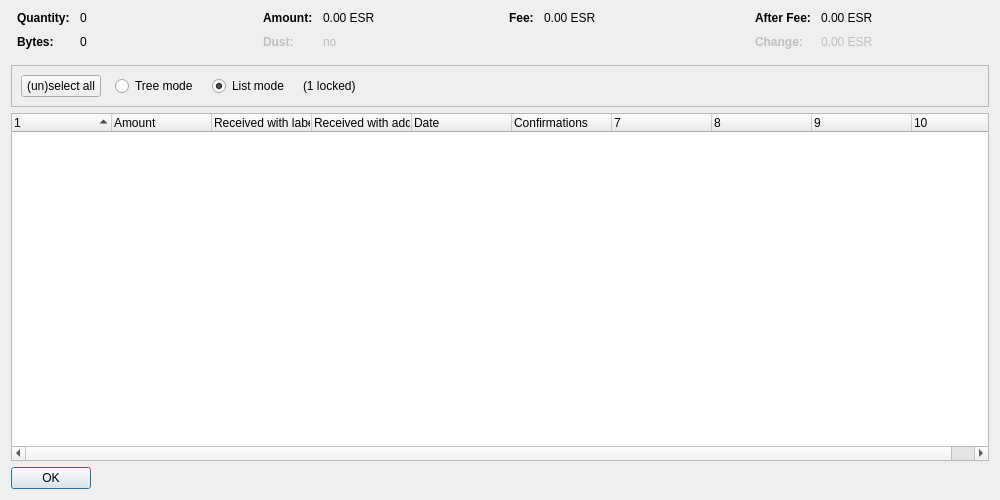
<?xml version="1.0" encoding="UTF-8"?>
<ui version="4.0">
 <class>CoinControlDialog</class>
 <widget class="QDialog" name="CoinControlDialog">
  <property name="geometry">
   <rect>
    <x>0</x>
    <y>0</y>
    <width>1000</width>
    <height>500</height>
   </rect>
  </property>
  <property name="windowTitle">
   <string>Coin Selection</string>
  </property>
  <layout class="QVBoxLayout" name="verticalLayout">
   <item>
    <layout class="QHBoxLayout" name="horizontalLayoutTop" stretch="0,0,0,0">
     <property name="topMargin">
      <number>0</number>
     </property>
     <property name="bottomMargin">
      <number>10</number>
     </property>
     <item>
      <layout class="QFormLayout" name="formLayoutCoinControl1">
       <property name="horizontalSpacing">
        <number>10</number>
       </property>
       <property name="verticalSpacing">
        <number>10</number>
       </property>
       <property name="leftMargin">
        <number>6</number>
       </property>
       <property name="rightMargin">
        <number>6</number>
       </property>
       <item row="0" column="0">
        <widget class="QLabel" name="labelCoinControlQuantityText">
         <property name="font">
          <font>
           <weight>75</weight>
           <bold>true</bold>
          </font>
         </property>
         <property name="text">
          <string>Quantity:</string>
         </property>
        </widget>
       </item>
       <item row="0" column="1">
        <widget class="QLabel" name="labelCoinControlQuantity">
         <property name="cursor">
          <cursorShape>IBeamCursor</cursorShape>
         </property>
         <property name="contextMenuPolicy">
          <enum>Qt::ActionsContextMenu</enum>
         </property>
         <property name="text">
          <string notr="true">0</string>
         </property>
         <property name="textInteractionFlags">
          <set>Qt::LinksAccessibleByMouse|Qt::TextSelectableByKeyboard|Qt::TextSelectableByMouse</set>
         </property>
        </widget>
       </item>
       <item row="1" column="0">
        <widget class="QLabel" name="labelCoinControlBytesText">
         <property name="font">
          <font>
           <weight>75</weight>
           <bold>true</bold>
          </font>
         </property>
         <property name="text">
          <string>Bytes:</string>
         </property>
        </widget>
       </item>
       <item row="1" column="1">
        <widget class="QLabel" name="labelCoinControlBytes">
         <property name="cursor">
          <cursorShape>IBeamCursor</cursorShape>
         </property>
         <property name="contextMenuPolicy">
          <enum>Qt::ActionsContextMenu</enum>
         </property>
         <property name="text">
          <string notr="true">0</string>
         </property>
         <property name="textInteractionFlags">
          <set>Qt::LinksAccessibleByMouse|Qt::TextSelectableByKeyboard|Qt::TextSelectableByMouse</set>
         </property>
        </widget>
       </item>
      </layout>
     </item>
     <item>
      <layout class="QFormLayout" name="formLayoutCoinControl2">
       <property name="horizontalSpacing">
        <number>10</number>
       </property>
       <property name="verticalSpacing">
        <number>10</number>
       </property>
       <property name="leftMargin">
        <number>6</number>
       </property>
       <property name="rightMargin">
        <number>6</number>
       </property>
       <item row="0" column="0">
        <widget class="QLabel" name="labelCoinControlAmountText">
         <property name="font">
          <font>
           <weight>75</weight>
           <bold>true</bold>
          </font>
         </property>
         <property name="text">
          <string>Amount:</string>
         </property>
        </widget>
       </item>
       <item row="0" column="1">
        <widget class="QLabel" name="labelCoinControlAmount">
         <property name="cursor">
          <cursorShape>IBeamCursor</cursorShape>
         </property>
         <property name="contextMenuPolicy">
          <enum>Qt::ActionsContextMenu</enum>
         </property>
         <property name="text">
          <string notr="true">0.00 ESR</string>
         </property>
         <property name="textInteractionFlags">
          <set>Qt::LinksAccessibleByMouse|Qt::TextSelectableByKeyboard|Qt::TextSelectableByMouse</set>
         </property>
        </widget>
       </item>
       <item row="1" column="0">
        <widget class="QLabel" name="labelCoinControlLowOutputText">
         <property name="enabled">
          <bool>false</bool>
         </property>
         <property name="font">
          <font>
           <weight>75</weight>
           <bold>true</bold>
          </font>
         </property>
         <property name="text">
          <string>Dust:</string>
         </property>
        </widget>
       </item>
       <item row="1" column="1">
        <widget class="QLabel" name="labelCoinControlLowOutput">
         <property name="enabled">
          <bool>false</bool>
         </property>
         <property name="cursor">
          <cursorShape>IBeamCursor</cursorShape>
         </property>
         <property name="contextMenuPolicy">
          <enum>Qt::ActionsContextMenu</enum>
         </property>
         <property name="text">
          <string notr="true">no</string>
         </property>
         <property name="textInteractionFlags">
          <set>Qt::LinksAccessibleByMouse|Qt::TextSelectableByKeyboard|Qt::TextSelectableByMouse</set>
         </property>
        </widget>
       </item>
      </layout>
     </item>
     <item>
      <layout class="QFormLayout" name="formLayoutCoinControl3">
       <property name="horizontalSpacing">
        <number>10</number>
       </property>
       <property name="verticalSpacing">
        <number>10</number>
       </property>
       <property name="leftMargin">
        <number>6</number>
       </property>
       <property name="rightMargin">
        <number>6</number>
       </property>
       <item row="0" column="0">
        <widget class="QLabel" name="labelCoinControlFeeText">
         <property name="font">
          <font>
           <weight>75</weight>
           <bold>true</bold>
          </font>
         </property>
         <property name="text">
          <string>Fee:</string>
         </property>
        </widget>
       </item>
       <item row="0" column="1">
        <widget class="QLabel" name="labelCoinControlFee">
         <property name="cursor">
          <cursorShape>IBeamCursor</cursorShape>
         </property>
         <property name="contextMenuPolicy">
          <enum>Qt::ActionsContextMenu</enum>
         </property>
         <property name="text">
          <string notr="true">0.00 ESR</string>
         </property>
         <property name="textInteractionFlags">
          <set>Qt::LinksAccessibleByMouse|Qt::TextSelectableByKeyboard|Qt::TextSelectableByMouse</set>
         </property>
        </widget>
       </item>
      </layout>
     </item>
     <item>
      <layout class="QFormLayout" name="formLayoutCoinControl4">
       <property name="horizontalSpacing">
        <number>10</number>
       </property>
       <property name="verticalSpacing">
        <number>10</number>
       </property>
       <property name="leftMargin">
        <number>6</number>
       </property>
       <property name="rightMargin">
        <number>6</number>
       </property>
       <item row="0" column="0">
        <widget class="QLabel" name="labelCoinControlAfterFeeText">
         <property name="font">
          <font>
           <weight>75</weight>
           <bold>true</bold>
          </font>
         </property>
         <property name="text">
          <string>After Fee:</string>
         </property>
        </widget>
       </item>
       <item row="0" column="1">
        <widget class="QLabel" name="labelCoinControlAfterFee">
         <property name="cursor">
          <cursorShape>IBeamCursor</cursorShape>
         </property>
         <property name="contextMenuPolicy">
          <enum>Qt::ActionsContextMenu</enum>
         </property>
         <property name="text">
          <string notr="true">0.00 ESR</string>
         </property>
         <property name="textInteractionFlags">
          <set>Qt::LinksAccessibleByMouse|Qt::TextSelectableByKeyboard|Qt::TextSelectableByMouse</set>
         </property>
        </widget>
       </item>
       <item row="1" column="0">
        <widget class="QLabel" name="labelCoinControlChangeText">
         <property name="enabled">
          <bool>false</bool>
         </property>
         <property name="font">
          <font>
           <weight>75</weight>
           <bold>true</bold>
          </font>
         </property>
         <property name="text">
          <string>Change:</string>
         </property>
        </widget>
       </item>
       <item row="1" column="1">
        <widget class="QLabel" name="labelCoinControlChange">
         <property name="enabled">
          <bool>false</bool>
         </property>
         <property name="cursor">
          <cursorShape>IBeamCursor</cursorShape>
         </property>
         <property name="contextMenuPolicy">
          <enum>Qt::ActionsContextMenu</enum>
         </property>
         <property name="text">
          <string notr="true">0.00 ESR</string>
         </property>
         <property name="textInteractionFlags">
          <set>Qt::LinksAccessibleByMouse|Qt::TextSelectableByKeyboard|Qt::TextSelectableByMouse</set>
         </property>
        </widget>
       </item>
      </layout>
     </item>
    </layout>
   </item>
   <item>
    <widget class="QFrame" name="frame">
     <property name="minimumSize">
      <size>
       <width>0</width>
       <height>40</height>
      </size>
     </property>
     <property name="frameShape">
      <enum>QFrame::StyledPanel</enum>
     </property>
     <property name="frameShadow">
      <enum>QFrame::Sunken</enum>
     </property>
     <layout class="QHBoxLayout" name="horizontalLayout">
      <item>
       <layout class="QHBoxLayout" name="horizontalLayoutPanel" stretch="0,0,0,0,0">
        <property name="spacing">
         <number>14</number>
        </property>
        <item>
         <widget class="QPushButton" name="pushButtonSelectAll">
          <property name="sizePolicy">
           <sizepolicy hsizetype="Maximum" vsizetype="Fixed">
            <horstretch>0</horstretch>
            <verstretch>0</verstretch>
           </sizepolicy>
          </property>
          <property name="text">
           <string>(un)select all</string>
          </property>
          <property name="autoDefault">
           <bool>false</bool>
          </property>
         </widget>
        </item>
        <item>
         <widget class="QRadioButton" name="radioTreeMode">
          <property name="sizePolicy">
           <sizepolicy hsizetype="Maximum" vsizetype="Fixed">
            <horstretch>0</horstretch>
            <verstretch>0</verstretch>
           </sizepolicy>
          </property>
          <property name="text">
           <string>Tree mode</string>
          </property>
         </widget>
        </item>
        <item>
         <widget class="QRadioButton" name="radioListMode">
          <property name="sizePolicy">
           <sizepolicy hsizetype="Maximum" vsizetype="Fixed">
            <horstretch>0</horstretch>
            <verstretch>0</verstretch>
           </sizepolicy>
          </property>
          <property name="text">
           <string>List mode</string>
          </property>
          <property name="checked">
           <bool>true</bool>
          </property>
         </widget>
        </item>
        <item>
         <widget class="QLabel" name="labelLocked">
          <property name="text">
           <string notr="true">(1 locked)</string>
          </property>
         </widget>
        </item>
        <item>
         <spacer name="horizontalSpacer">
          <property name="orientation">
           <enum>Qt::Horizontal</enum>
          </property>
          <property name="sizeHint" stdset="0">
           <size>
            <width>40</width>
            <height>20</height>
           </size>
          </property>
         </spacer>
        </item>
       </layout>
      </item>
     </layout>
    </widget>
   </item>
   <item>
    <widget class="CoinControlTreeWidget" name="treeWidget">
     <property name="contextMenuPolicy">
      <enum>Qt::CustomContextMenu</enum>
     </property>
     <property name="sortingEnabled">
      <bool>false</bool>
     </property>
     <property name="columnCount">
      <number>10</number>
     </property>
     <attribute name="headerShowSortIndicator" stdset="0">
      <bool>true</bool>
     </attribute>
     <attribute name="headerStretchLastSection">
      <bool>false</bool>
     </attribute>
     <column>
      <property name="text">
       <string/>
      </property>
     </column>
     <column>
      <property name="text">
       <string>Amount</string>
      </property>
     </column>
     <column>
      <property name="text">
       <string>Received with label</string>
      </property>
     </column>
     <column>
      <property name="text">
       <string>Received with address</string>
      </property>
     </column>
     <column>
      <property name="text">
       <string>Date</string>
      </property>
     </column>
     <column>
      <property name="text">
       <string>Confirmations</string>
      </property>
      <property name="toolTip">
       <string>Confirmed</string>
      </property>
     </column>
     <column>
      <property name="text">
       <string/>
      </property>
     </column>
     <column>
      <property name="text">
       <string/>
      </property>
     </column>
     <column>
      <property name="text">
       <string/>
      </property>
     </column>
     <column>
      <property name="text">
       <string/>
      </property>
     </column>
    </widget>
   </item>
   <item>
    <widget class="QDialogButtonBox" name="buttonBox">
     <property name="sizePolicy">
      <sizepolicy hsizetype="Maximum" vsizetype="Fixed">
       <horstretch>0</horstretch>
       <verstretch>0</verstretch>
      </sizepolicy>
     </property>
     <property name="orientation">
      <enum>Qt::Horizontal</enum>
     </property>
     <property name="standardButtons">
      <set>QDialogButtonBox::Ok</set>
     </property>
    </widget>
   </item>
  </layout>
 </widget>
 <customwidgets>
  <customwidget>
   <class>CoinControlTreeWidget</class>
   <extends>QTreeWidget</extends>
   <header>coincontroltreewidget.h</header>
  </customwidget>
 </customwidgets>
 <resources/>
 <connections/>
</ui>
